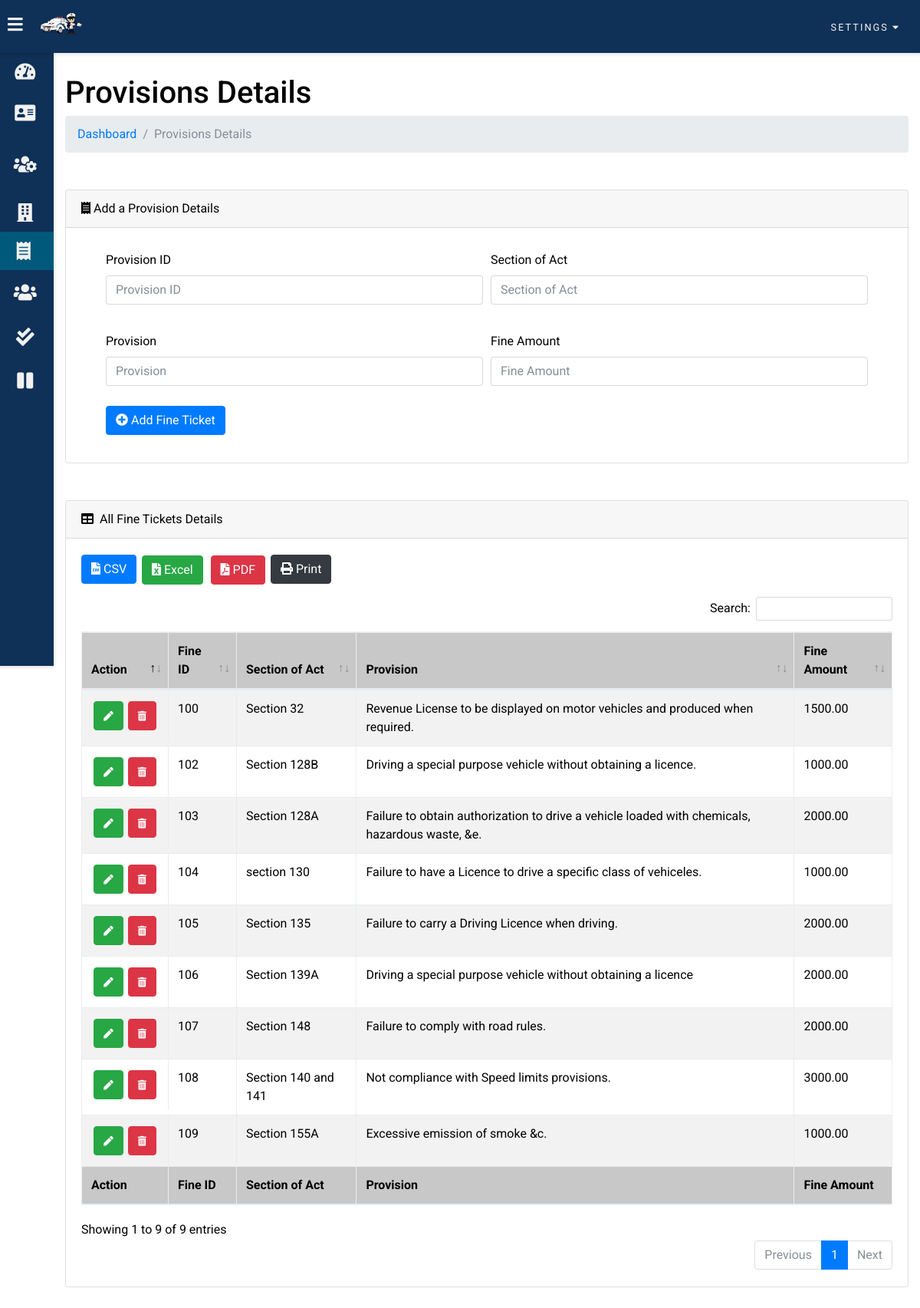
The page /admin/fine_tickets.php (signed in) on the database its author committed.
### tables this page shows
CREATE TABLE `fine_tickets` (
  `fine_id` varchar(255) NOT NULL,
  `section_of_act` varchar(255) NOT NULL,
  `provision` varchar(255) NOT NULL,
  `fine_amount` decimal(10,2) NOT NULL
);

### admin/fine_tickets.php (the view, shortened to what this page needs)
<?php
if (isset($_SESSION['id']) && isset($_SESSION['admin_email'])) {
?>
<!DOCTYPE html>
<html>
<head>
    <?php
        include_once '../includes/header.php';
    ?>
</head>
<body class="overlay-scrollbar">
    <?php
        include 'includes/topNav.php';
    ?>
    <div class="leftsidebar overlay-scrollbar scrollbar-hover">
        <ul class="leftsidebar-nav overlay-scrollbar scrollbar-hover">
            <li class="leftsidebar-nav-item">
                <a href="dashboard.php" class="leftsidebar-nav-link">
                    <div>
                        <i class="fas fa-tachometer-alt"></i>
                    </div>
                </a>
            </li>
            <li class="leftsidebar-nav-item">
                <a href="add_traffic_officer.php" class="leftsidebar-nav-link">
                    <div>
                        <i class="fas fa-address-card"></i>
                    </div>
                </a>
            </li>
            <li class="leftsidebar-nav-item">
                <a href="view_all_traffic_officers.php" class="leftsidebar-nav-link">
                    <div>
                        <i class="fas fa-users-cog"></i>
                    </div>
                </a>
            </li>
            <li class="leftsidebar-nav-item">
                <a href="mtd_account.php" class="leftsidebar-nav-link">
                    <div>
                        <i class="fas fa-building"></i>
                    </div>
                </a>
            </li>
            <li class="leftsidebar-nav-item">
                <a href="fine_tickets.php" class="leftsidebar-nav-link active">
                    <div>
                        <i class="fas fa-receipt"></i>
                    </div>
                </a>
            </li>
            <li class="leftsidebar-nav-item">
                <a href="view_all_drivers.php" class="leftsidebar-nav-link">
                    <div>
                        <i class="fas fa-users"></i>
                    </div>
                </a>
            </li>
            <li class="leftsidebar-nav-item">
                <a href="paid_fine_tickets.php" class="leftsidebar-nav-link">
                    <div>
                        <i class="fas fa-check-double"></i>
                    </div>
                </a>
            </li>
            <li class="leftsidebar-nav-item">
                <a href="pending_fine_tickets.php" class="leftsidebar-nav-link">
                    <div>
                        <i class="fas fa-pause"></i>
                    </div>
                </a>
            </li>
        </ul>
    </div>
    <div class="dashwrapper">
            <div class="container-fluid">
                <h1 class="mt-4">Provisions Details</h1>
                <ol class="breadcrumb mb-4">
                    <li class="breadcrumb-item"><a href="dashboard.php">Dashboard</a></li>
                    <li class="breadcrumb-item active">Provisions Details</li>
                </ol>
                <div class="card mt-5 mb-4">
                <div class="card-header">
                    <i class="fas fa-receipt"></i> Add a Provision Details
                </div>
                <div class="card-body" style="margin:0 2rem 1rem 2rem;">
                <form action="fine_tickets_action.php" method="POST">
                <div class="form-row">
                <div class="form-group col-md-6">
                    <label for="section_of_act">Provision ID</label>
                    <input type="text" class="form-control" id="fine_id" value="<?php echo (isset($_GET['fineid']))? $_GET['fineid'] : ''; ?>" name="fineid" placeholder="Provision ID">
                </div>
                <div class="form-group col-md-6">
                    <label for="section_of_act">Section of Act</label>
                    <input type="text" class="form-control" id="section_of_act" value="<?php echo (isset($_GET['sectionofact']))? $_GET['sectionofact'] : ''; ?>" name="sectionofact" placeholder="Section of Act">
                </div>
                <div class="form-group col-md-6">
                    <label for="provision">Provision</label>
                    <input type="text" class="form-control" id="provision" value="<?php echo (isset($_GET['provision']))? $_GET['provision'] : ''; ?>" name="provision" placeholder="Provision">
                </div>
                <div class="form-group col-md-6">
                    <label for="fine_amount">Fine Amount</label>
                    <input type="number" class="form-control" id="fine_amount" value="<?php echo (isset($_GET['fineamount']))? $_GET['fineamount'] : ''; ?>" name="fineamount" placeholder="Fine Amount">
                </div>
            </div>
            <button type="submit" class="btn btn-primary"><i class="fas fa-plus-circle"></i> Add Fine Ticket</button>
        </form>
    </div>
</div>
                <div class="card mt-5 mb-4">
                    <div class="card-header">
                        <i class="fas fa-table mr-1"></i> All Fine Tickets Details
                    </div>
                    <div class="card-body">
                        <div class="table-responsive">
							<table class="table table-striped table-bordered" id="dataTable" width="100%" cellspacing="0">
								<thead>
									<tr>
										<th>Action</th>
										<th>Fine ID</th>
										<th>Section of Act</th>
										<th>Provision</th>
										<th>Fine Amount</th>
									</tr>
								</thead>
								<tfoot>
									<tr>
										<th>Action</th>
										<th>Fine ID</th>
										<th>Section of Act</th>
										<th>Provision</th>
										<th>Fine Amount</th>
									</tr>
								</tfoot>
								<tbody>
									<?php
									include "../connection.php";
									$sql=mysqli_query($conn,"select * from fine_tickets");
									while($res=mysqli_fetch_assoc($sql))
									{
									?>
									<tr>
									<td class="d-flex justify-content-around">
										<button type="button" name="edit" value="Edit" id="<?php echo $res["fine_id"]; ?>" class="btn btn-success btn-xs edit_data"><i class="fas fa-pen"></i></button>
										<button type="button" name="delete" value="Delete" id="<?php echo $res["fine_id"]; ?>" class="btn btn-danger btn-xs delete_data"><i class="fas fa-trash-alt"></i></button>
									</td>
									<td><?php echo $res['fine_id']; ?></td>
									<td><?php echo $res['section_of_act']; ?></td>
									<td><?php echo $res['provision']; ?></td>
									<td><?php echo $res['fine_amount']; ?></td>
									</tr>
									<?php
									}?>
								</tbody>
							</table>
                        </div>
                    </div>
                </div>
            </div>
    </div>
</body>
</html>
<?php
}else{
	header("Location: index.php");
	exit();
}
?>

### includes/header.php (shortened to what this page needs)
<head>
    <link rel="stylesheet" type="text/css" href="../assets/vendors/chartjs/Chart.min.css">
    <link rel="stylesheet" type="text/css" href="../assets/vendors/animatecss/animate.css">
    <link rel="stylesheet" type="text/css" href="../assets/vendors/bootstrap/bootstrap.min.css">
    <link rel="stylesheet" type="text/css" href="../assets/vendors/DataTables/dataTables.bootstrap4.min.css">
    <link rel="stylesheet" type="text/css" href="../assets/css/main.css">
    <link rel="stylesheet" href="https://use.fontawesome.com/releases/v5.7.2/css/all.css">
</head>

### admin/includes/topNav.php (shortened to what this page needs)
<div class="topnavbar">
    <ul class="topnavbar-nav">
        <li class="topnav-item" id="toggle">
            <a class="topnav-link">
                <i class="fas fa-bars" onclick="collapseSidebar()"></i>
            </a>
        </li>
        <li class="topnav-item">
            <img src="../assets/img/Hero.png" alt="TOMS logo" class="logo logo-light">
        </li>
    </ul>
    <ul class="topnavbar-nav topnav-right">
        <li class="topnav-item">
            <div class="mydropdown">
                <p class="mydropdown-toggle pro-drop" data-toggle="user-menu">Settings <i class="fas fa-caret-down mydropdown-toggle" data-toggle="user-menu"></i></p>
            </div>
        </li>
    </ul>
</div>

### assets/css/main.css (style rules this page uses)
:root { --primary-color: #e84545; --warning-color: #431374; --success-color: #d46d31; --danger-color: #1d9e8b; --main-theam-color: #0f3057; --second-theam-color: #00587a; --light-background-color: #ffffff; --cards-background-color: #f1f1f1; --main-text-color: #333333; }
* { box-sizing: border-box; }
body { font-family: 'Roboto', sans-serif; background: var(--main-bg-color); color: var(--main-color); margin: 0; overflow-x: hidden; }
[class*="col-"] { padding: 10px; }
.topnavbar { display: flex; flex-direction: row; background: var(--main-theam-color); color: var(--main-color); position: fixed; top: 0; right: 0; left: 0; z-index: 101; box-shadow: rgba(0, 0, 0, 0.12) 0px 1px 4px 1px; }
.topnavbar-nav { list-style: none; display: flex; flex-direction: row; padding-left: 0; margin-bottom: 0; margin-top: 0; }
.topnav-link { float: left; text-align: center; padding: 21px 10px; text-decoration: none; font-size: 17px; color: var(--cards-background-color); position: relative; }
.topnav-link i { font-size: 17px; color: var(--cards-background-color); }
.topnavbar-nav i { font-size: 1.4rem; }
.topnav-right { margin-left: auto; }
.logo { height: 60px; padding: 10px; }
.pro-drop { padding: 10px; color: var(--cards-background-color); text-transform: uppercase; letter-spacing: 2px; margin: 1rem 1rem 0 0; font-size: 0.8rem; font-weight: 400; }
.pro-drop i { font-size: 0.8rem; }
.mydropdown { position: relative; }
a, a:hover,a:visited, a:focus { text-decoration:none; }
.leftsidebar { width: 70px; height: 100vh; position: fixed; margin-top: 68px; margin-bottom: 750px; background: var(--main-theam-color); box-shadow: rgba(0, 0, 0, 0.12) 0px 1px 4px 1px; overflow-x: hidden; z-index: 100; transition: width .3s; }
.leftsidebar-nav { list-style: none; padding: 0; margin: 0; display: flex; flex-direction: column; align-items: center; height: 100vh; }
.leftsidebar-nav-item { width: 100%; }
.leftsidebar-nav-link { display: flex; text-overflow: hidden; align-items: center; color: var(--cards-background-color); text-decoration: none; font-size: 0.8rem; }
.leftsidebar-nav-link i { font-size: 1.5rem; color: var(--cards-background-color); position: absolute; left: 40%; top: 50%; transform: translate(-50%, -50%); }
.leftsidebar-nav-link div { min-width: 82px; height: 50px; position: relative; }
.leftsidebar-nav-link.active { background: var(--second-theam-color); color: var(--cards-background-color); }
.leftsidebar-nav-link.active div { border-left: 5px solid var(--second-theam-color); }
.leftsidebar-nav-link.active i { color: var(--cards-background-color); margin-left: -5px; }
.dashwrapper { padding: 10px; margin-left: 70px; padding: 75px 0 30px 0; background: var(--light-background-color); transition: margin-left .3s; }
table { border-collapse: collapse; margin: 0 auto; width: 100% !important; }
table td { border-top: 1px solid var(--second-bg-color); padding: 10px; }
table td i { font-size: 0.8rem; text-align: center; }
table th { border-top: 1px solid var(--second-bg-color); border-bottom: 1px solid var(--second-bg-color); padding: 15px 12px; background-color: #c8c8c8; }
#dataTable td, #dataTable th { width: auto !important; }
.btn-info, .btn-warning, .btn-danger, .btn-success { display: inline-block; margin: 2px 3px; }

### rows shown on the page
fine_tickets: fine_id "100", section_of_act "Section 32", provision "Revenue License to be displayed on motor vehicles and produced when required.", fine_amount "1500.00"
fine_tickets: fine_id "102", section_of_act "Section 128B", provision "Driving a special purpose vehicle without obtaining a licence.", fine_amount "1000.00"
fine_tickets: fine_id "103", section_of_act "Section 128A", provision "Failure to obtain authorization to drive a vehicle loaded with chemicals, hazardous waste, &e.", fine_amount "2000.00"
fine_tickets: fine_id "104", section_of_act "section 130", provision "Failure to have a Licence to drive a specific class of vehiceles.", fine_amount "1000.00"
fine_tickets: fine_id "105", section_of_act "Section 135", provision "Failure to carry a Driving Licence when driving.", fine_amount "2000.00"
fine_tickets: fine_id "106", section_of_act "Section 139A", provision "Driving a special purpose vehicle without obtaining a licence", fine_amount "2000.00"
fine_tickets: fine_id "107", section_of_act "Section 148", provision "Failure to comply with road rules.", fine_amount "2000.00"
fine_tickets: fine_id "108", section_of_act "Section 140 and 141", provision "Not compliance with Speed limits provisions.", fine_amount "3000.00"
fine_tickets: fine_id "109", section_of_act "Section 155A", provision "Excessive emission of smoke &c.", fine_amount "1000.00"
